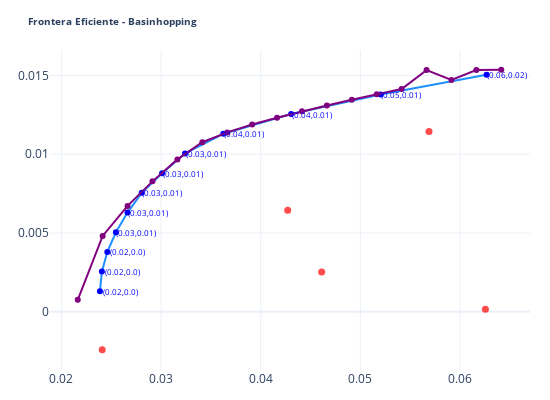

The notebook cell saved with this chart:
### Code cell
def scat(traces,annots=[]):
    layout = go.Layout(width=550,height=400,margin=dict(l=50,r=20,b=30,t=50),template='plotly_white',
                    annotations=annots,
                    showlegend=False,
                    title={'text':'<b>Frontera Eficiente - Basinhopping </b> ','xanchor':'left','font':{'size':10}},
                  )
    fig = go.Figure(data=traces, layout=layout)
    po.init_notebook_mode(connected=True)
    config = {'showLink':False}
    po.iplot(fig,config=config)
    
traces=[]
temp = eff.iloc[2:]
traces.append(go.Scatter(x=temp,y=temp.index,mode='lines+markers',line={'color':'dodgerblue'},marker={'size':6,'color':'blue'}))
traces.append(go.Scatter(x=r_bh.index,y=r_bh,mode='lines+markers',line={'color':'purple'},marker={'size':6,'color':'purple'}))
traces.append(go.Scatter(x=expvol,y=expret,mode='markers',marker={'size':7,'color':'red'},opacity=0.7))
annots = [{'x':temp.loc[i]+0.0021,'y':i,'text':'('+str(temp.round(2).loc[i])+','+str(round(i,2))+')','showarrow':False,'font':{'size':8,'color':'blue'}} for i in temp.index]

scat(traces,annots)

### Figure 1 — Plotly figure (JSON) as saved in the notebook; plotly's stock layout.template omitted (floating-point values rounded to 4 significant figures)
{"data": [{"line": {"color": "dodgerblue"}, "marker": {"color": "blue", "size": 6}, "mode": "lines+markers", "type": "scatter", "x": [0.02387, 0.02406, 0.02461, 0.02547, 0.02663, 0.02806, 0.03011, 0.03241, 0.03625, 0.04305, 0.05203, 0.06267], "y": [0.001298, 0.002548, 0.003798, 0.005048, 0.006298, 0.007548, 0.008798, 0.01005, 0.0113, 0.01255, 0.0138, 0.01505]}, {"line": {"color": "purple"}, "marker": {"color": "purple", "size": 6}, "mode": "lines+markers", "type": "scatter", "x": [0.02164, 0.02414, 0.02664, 0.02914, 0.03164, 0.03414, 0.03664, 0.03914, 0.04164, 0.04414, 0.04664, 0.04914, 0.05164, 0.05414, 0.05664, 0.05914, 0.06164, 0.06414], "y": [0.0007605, 0.004816, 0.00672, 0.008277, 0.009671, 0.01076, 0.01139, 0.01188, 0.01232, 0.01272, 0.0131, 0.01345, 0.0138, 0.01413, 0.01534, 0.01471, 0.01534, 0.01536]}, {"marker": {"color": "red", "size": 7}, "mode": "markers", "opacity": 0.7, "type": "scatter", "x": [0.05689, 0.06255, 0.04271, 0.02409, 0.04612], "y": [0.01144, 0.0001647, 0.006449, -0.002404, 0.002528]}], "layout": {"annotations": [{"font": {"color": "blue", "size": 8}, "showarrow": false, "text": "(0.02,0.0)", "x": 0.02597, "y": 0.001298}, {"font": {"color": "blue", "size": 8}, "showarrow": false, "text": "(0.02,0.0)", "x": 0.02616, "y": 0.002548}, {"font": {"color": "blue", "size": 8}, "showarrow": false, "text": "(0.02,0.0)", "x": 0.02671, "y": 0.003798}, {"font": {"color": "blue", "size": 8}, "showarrow": false, "text": "(0.03,0.01)", "x": 0.02757, "y": 0.005048}, {"font": {"color": "blue", "size": 8}, "showarrow": false, "text": "(0.03,0.01)", "x": 0.02873, "y": 0.006298}, {"font": {"color": "blue", "size": 8}, "showarrow": false, "text": "(0.03,0.01)", "x": 0.03016, "y": 0.007548}, {"font": {"color": "blue", "size": 8}, "showarrow": false, "text": "(0.03,0.01)", "x": 0.03221, "y": 0.008798}, {"font": {"color": "blue", "size": 8}, "showarrow": false, "text": "(0.03,0.01)", "x": 0.03451, "y": 0.01005}, {"font": {"color": "blue", "size": 8}, "showarrow": false, "text": "(0.04,0.01)", "x": 0.03835, "y": 0.0113}, {"font": {"color": "blue", "size": 8}, "showarrow": false, "text": "(0.04,0.01)", "x": 0.04515, "y": 0.01255}, {"font": {"color": "blue", "size": 8}, "showarrow": false, "text": "(0.05,0.01)", "x": 0.05413, "y": 0.0138}, {"font": {"color": "blue", "size": 8}, "showarrow": false, "text": "(0.06,0.02)", "x": 0.06477, "y": 0.01505}], "height": 400, "margin": {"b": 30, "l": 50, "r": 20, "t": 50}, "showlegend": false, "title": {"font": {"size": 10}, "text": "<b>Frontera Eficiente - Basinhopping </b> ", "xanchor": "left"}, "width": 550}}
